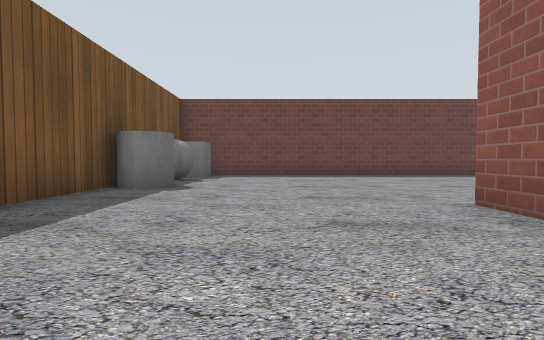
view 1 (above)

18 first-person views from a walk through a world built for the Gazebo simulator. The camera is 0.5 m above the floor, tilts 2° down and sees 85° across. The floor is counted in squares, 1 m on a side. Each view is taken from the middle of a square. On the plan, view 1 faces up. The plan holds only what a view shows up to about 9 squares ahead; the rest is blank. Gazebo's built-in surfaces are drawn with simple patterns. Some surface patterns are stand-ins.

view 2
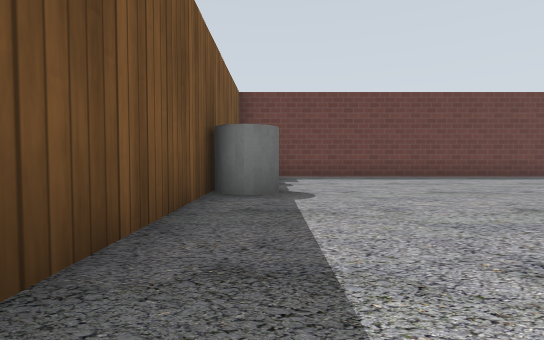

view 3
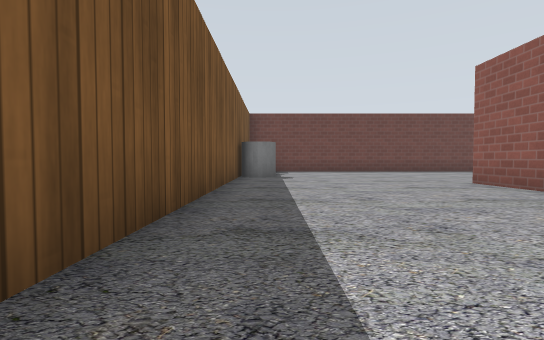

view 4
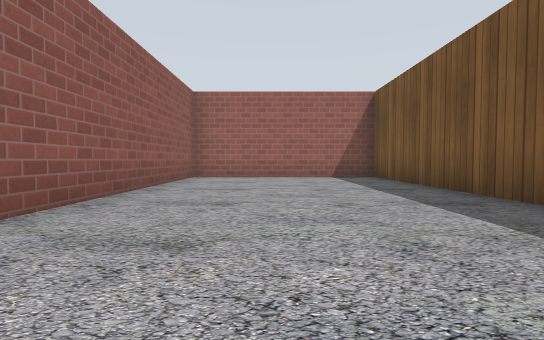

view 5
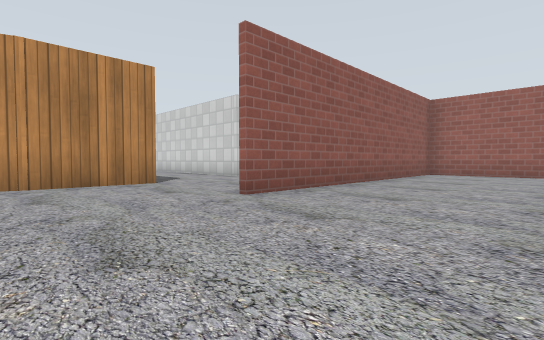

view 6
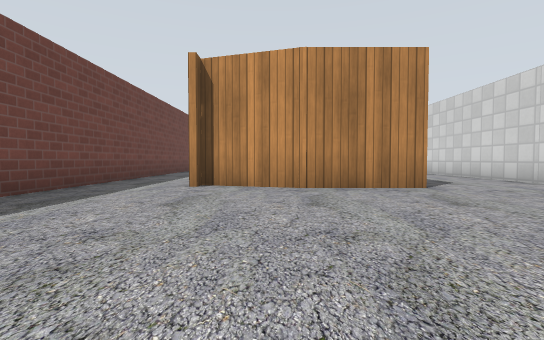

view 7
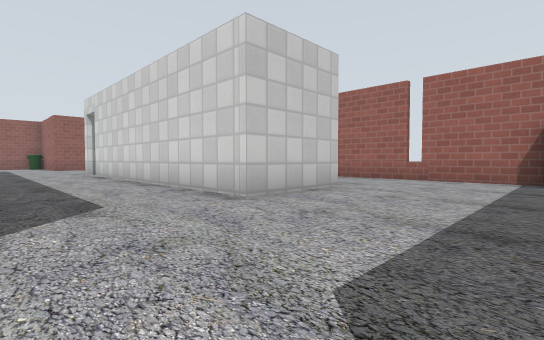

view 8
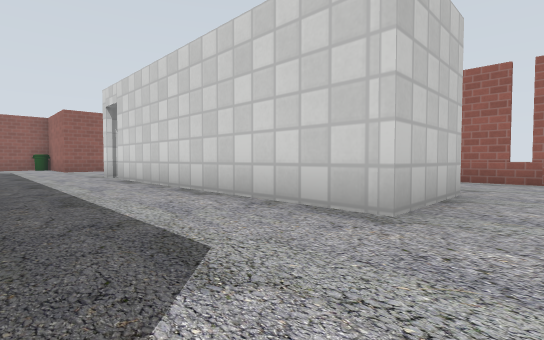

view 9
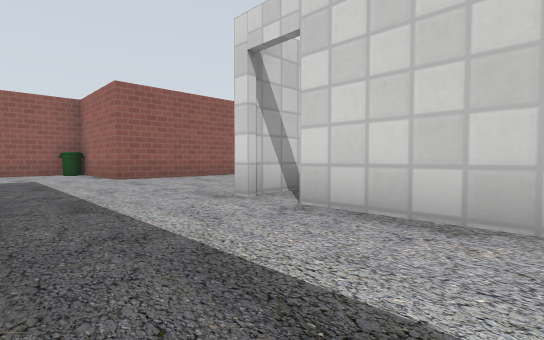

view 10
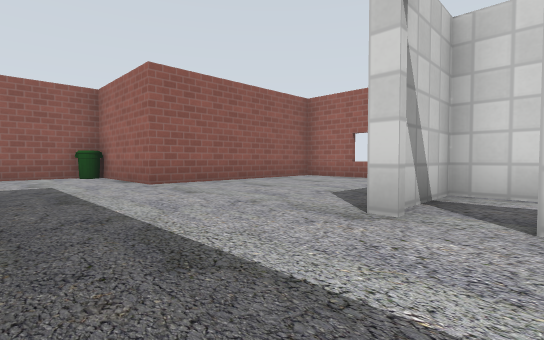

view 11
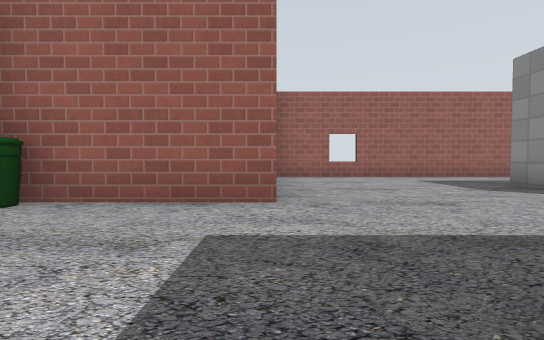

view 12
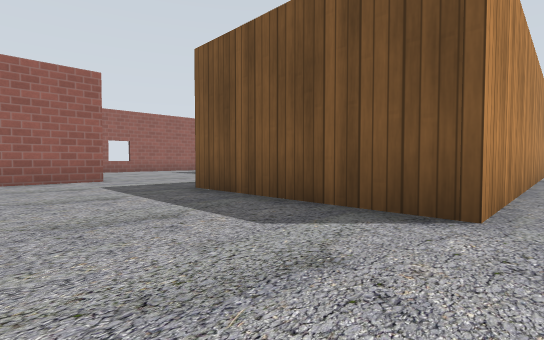

view 13
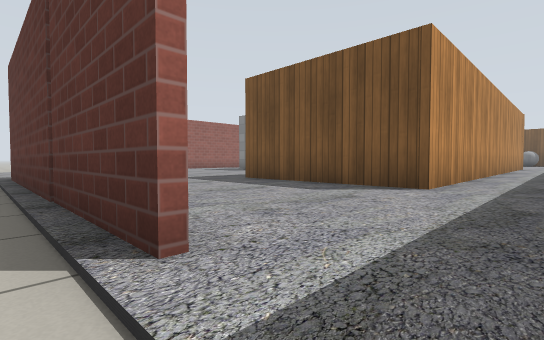

view 14
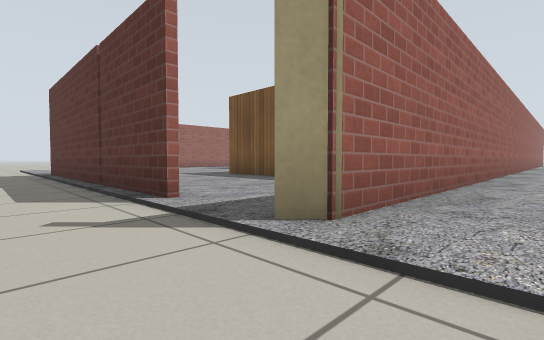

view 15
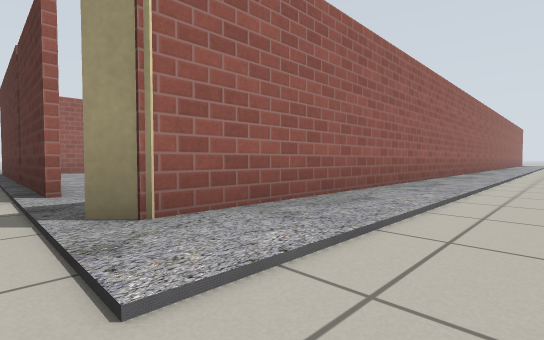

view 16
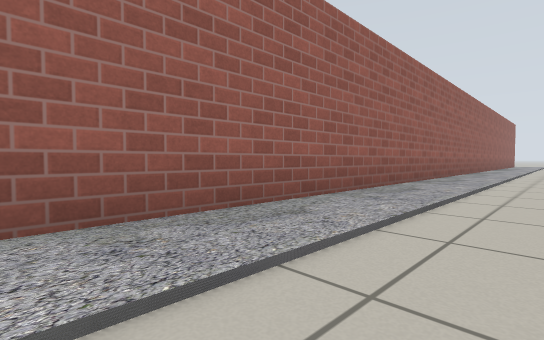

view 17
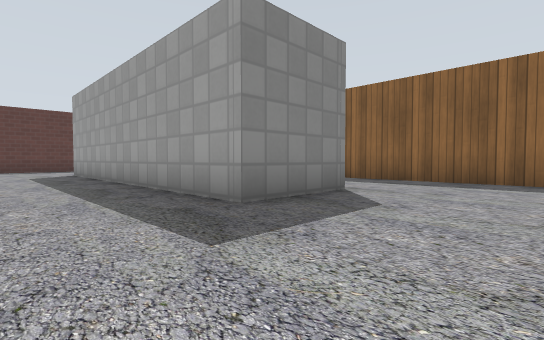

view 18
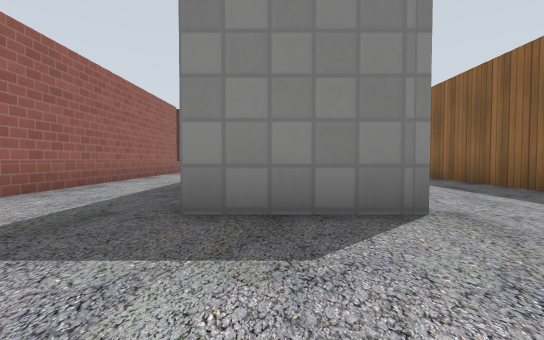

### Floor plan
Ten units are one square. View 1 is at (0, 0); x grows to the right and y downward. Boxes are objects, and circles mark ways between rooms. Rooms are numbered by the first view taken in them; rooms with no view inside come last. Other rooms are left out.
<svg viewBox="-34 -115 274 166">
<path fill="none" stroke="#000" d="M52 -44 52 -56M52 -54 58 -74M56 -96 -29 -96 -29 46 22 46 22 -34M143 -5 143 18 64 18M168 -33 89 -33M104 -75 182 -75 182 -33M52 -33 52 -44M61 19 61 -4 132 -4M189 39 189 -4 223 -4 223 -26M91 -96 56 -96M33 46 189 46M224 -78 224 -4M84 -98 221 -98 225 -94"/>
<rect x="-25" y="-95" width="10" height="40" fill="#bbb"><title>other object</title></rect>
<rect x="215" y="-15" width="10" height="10" fill="#bbb"><title>bin</title></rect>
<circle cx="35" cy="-35" r="3" fill="#2a7"/>
<circle cx="60" cy="-85" r="3" fill="#2a7"/>
<circle cx="220" cy="-85" r="3" fill="#2a7"/>
<circle cx="235" cy="-100" r="3" fill="#2a7"/>
<text x="10" y="-40">1</text>
<text x="130" y="-20">2</text>
<text x="230" y="-50">3</text>
<text x="30" y="-110">4</text>
</svg>
Room 1 opens to room 2. Room 2 opens to room 3. Room 3 opens to room 4.

Where each view was taken, in squares from view 1:
view 1: 0 up, 0 right, facing up
view 2: 1 up, 2 left, facing up
view 3: 3 down, 2 left, facing up
view 4: 4 up, 0 right, facing down
view 5: 6 up, 1 left, facing down-right
view 6: 6 up, 0 right, facing right
view 7: 3 up, 3 right, facing down-right
view 8: 3 up, 5 right, facing down-right
view 9: 3 up, 11 right, facing down-right
view 10: 3 up, 13 right, facing down-right
view 11: 4 up, 19 right, facing down
view 12: 8 up, 21 right, facing down-left
view 13: 9 up, 23 right, facing down-left
view 14: 11 up, 24 right, facing down-left
view 15: 12 up, 23 right, facing down-left
view 16: 12 up, 19 right, facing down-left
view 17: 4 down, 17 right, facing up-left
view 18: 1 down, 17 right, facing left
